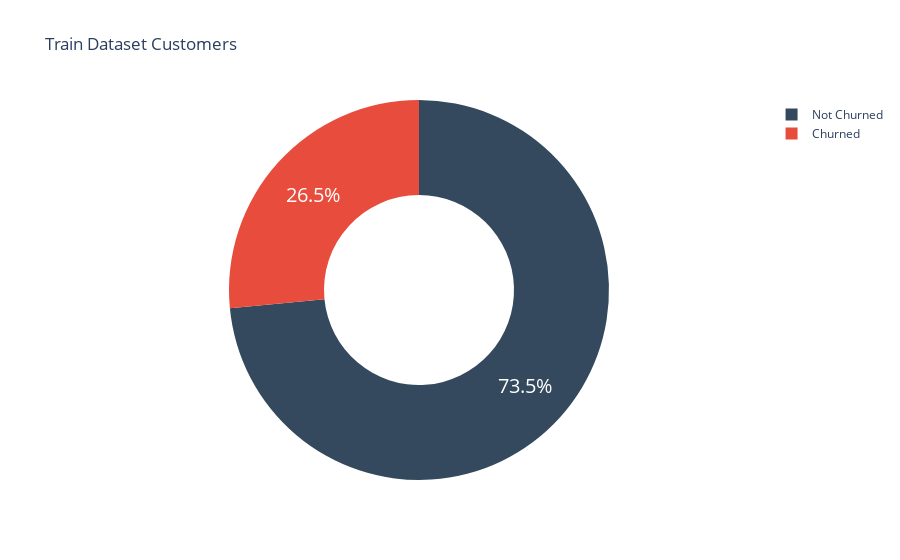

This figure's notebook cell:
### Markdown cell above
## Let's explore our dataset

### Code cell
churnratio()

### Figure 1 — Plotly figure (JSON) as saved in the notebook; plotly's stock layout.template omitted (floating-point values rounded to 4 significant figures)
{"data": [{"hole": 0.5, "labels": ["Not Churned", "Churned"], "marker": {"colors": ["#34495e", "#e74c3c"]}, "textfont": {"size": 20}, "type": "pie", "values": [5174, 1869]}], "layout": {"title": {"text": "Train Dataset Customers"}}}
